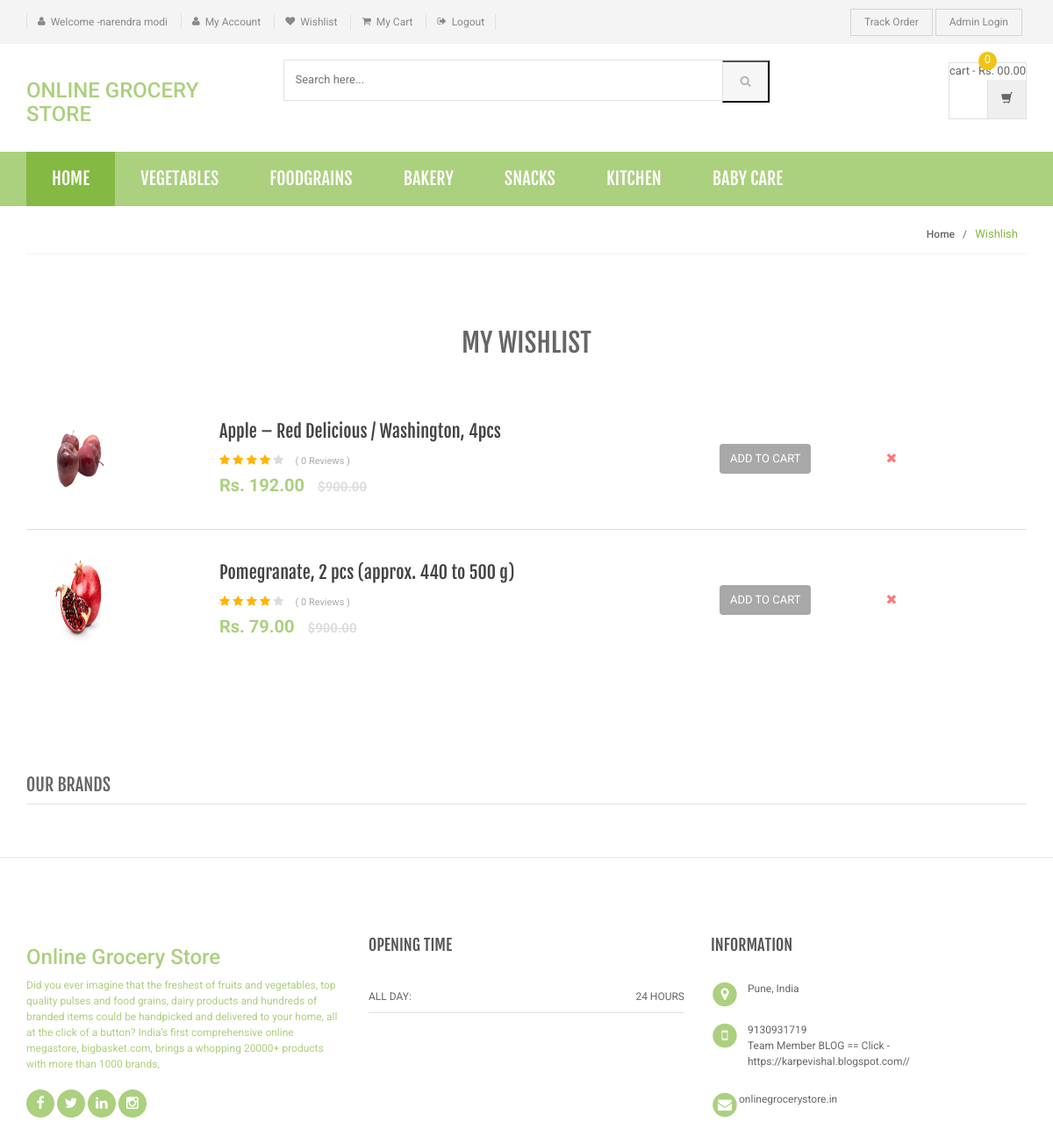
/shopping/my-wishlist.php (signed in), run on the app's committed database.
### tables this page shows
CREATE TABLE `category` (
  `id` int(11) NOT NULL,
  `categoryName` varchar(255) DEFAULT NULL,
  `categoryDescription` longtext DEFAULT NULL,
  `creationDate` timestamp NOT NULL DEFAULT current_timestamp(),
  `updationDate` varchar(255) DEFAULT NULL
);

CREATE TABLE `wishlist` (
  `id` int(11) NOT NULL,
  `userId` int(11) DEFAULT NULL,
  `productId` int(11) DEFAULT NULL,
  `postingDate` timestamp NOT NULL DEFAULT current_timestamp()
);

CREATE TABLE `products` (
  `id` int(11) NOT NULL,
  `category` int(11) NOT NULL,
  `subCategory` int(11) DEFAULT NULL,
  `productName` varchar(255) DEFAULT NULL,
  `productCompany` varchar(255) DEFAULT NULL,
  `productPrice` int(11) DEFAULT NULL,
  `productPriceBeforeDiscount` int(11) DEFAULT NULL,
  `productDescription` longtext DEFAULT NULL,
  `productImage1` varchar(255) DEFAULT NULL,
  `productImage2` varchar(255) DEFAULT NULL,
  `productImage3` varchar(255) DEFAULT NULL,
  `shippingCharge` int(11) DEFAULT NULL,
  `productAvailability` varchar(255) DEFAULT NULL,
  `postingDate` timestamp NULL DEFAULT current_timestamp(),
  `updationDate` varchar(255) DEFAULT NULL
);

### shopping/my-wishlist.php (the view, shortened to what this page needs)
<?php
include('includes/config.php');
if(strlen($_SESSION['login'])==0)
    {
header('location:login.php');
}
else{
?>
<!DOCTYPE html>
<html lang="en">
	<head>
	    <link rel="stylesheet" href="assets/css/bootstrap.min.css">
	    <link rel="stylesheet" href="assets/css/main.css">
	    <link rel="stylesheet" href="assets/css/green.css">
	    <link rel="stylesheet" href="assets/css/owl.carousel.css">
		<link rel="stylesheet" href="assets/css/owl.transitions.css">
		<link href="assets/css/lightbox.css" rel="stylesheet">
		<link rel="stylesheet" href="assets/css/animate.min.css">
		<link rel="stylesheet" href="assets/css/rateit.css">
		<link rel="stylesheet" href="assets/css/bootstrap-select.min.css">
		<link rel="stylesheet" href="assets/css/config.css">
		<link href="assets/css/green.css" rel="alternate stylesheet" title="Green color">
		<link href="assets/css/blue.css" rel="alternate stylesheet" title="Blue color">
		<link href="assets/css/red.css" rel="alternate stylesheet" title="Red color">
		<link href="assets/css/orange.css" rel="alternate stylesheet" title="Orange color">
		<link href="assets/css/dark-green.css" rel="alternate stylesheet" title="Darkgreen color">
		<link rel="stylesheet" href="assets/css/font-awesome.min.css">
	</head>
    <body class="cnt-home">
<header class="header-style-1">
<?php include('includes/top-header.php');?>
<?php include('includes/main-header.php');?>
<?php include('includes/menu-bar.php');?>
</header>
<div class="breadcrumb">
	<div class="container">
		<div class="breadcrumb-inner">
			<ul class="list-inline list-unstyled">
				<li><a href="home.html">Home</a></li>
				<li class='active'>Wishlish</li>
			</ul>
		</div>
	</div>
</div>
<div class="body-content outer-top-bd">
	<div class="container">
		<div class="my-wishlist-page inner-bottom-sm">
			<div class="row">
				<div class="col-md-12 my-wishlist">
	<div class="table-responsive">
		<table class="table">
			<thead>
				<tr>
					<th colspan="4">my wishlist</th>
				</tr>
			</thead>
			<tbody>
<?php
$ret=mysqli_query($con,"select products.productName as pname,products.productName as proid,products.productImage1 as pimage,products.productPrice as pprice,wishlist.productId as pid,wishlist.id as wid from wishlist join products on products.id=wishlist.productId where wishlist.userId='".$_SESSION['id']."'");
$num=mysqli_num_rows($ret);
	if($num>0)
	{
while ($row=mysqli_fetch_array($ret)) {
?>
				<tr>
					<td class="col-md-2"><img src="admin/productimages/<?php echo htmlentities($row['pid']);?>/<?php echo htmlentities($row['pimage']);?>" alt="<?php echo htmlentities($row['pname']);?>" width="60" height="100"></td>
					<td class="col-md-6">
						<div class="product-name"><a href="product-details.php?pid=<?php echo htmlentities($pd=$row['pid']);?>"><?php echo htmlentities($row['pname']);?></a></div>
<?php $rt=mysqli_query($con,"select * from productreviews where productId='$pd'");
$num=mysqli_num_rows($rt);
?>
						<div class="rating">
							<i class="fa fa-star rate"></i>
							<i class="fa fa-star rate"></i>
							<i class="fa fa-star rate"></i>
							<i class="fa fa-star rate"></i>
							<i class="fa fa-star non-rate"></i>
							<span class="review">( <?php echo htmlentities($num);?> Reviews )</span>
						</div>
						<div class="price">Rs.
							<?php echo htmlentities($row['pprice']);?>.00
							<span>$900.00</span>
						</div>
					</td>
					<td class="col-md-2">
						<a href="my-wishlist.php?page=product&action=add&id=<?php echo $row['pid']; ?>" class="btn-upper btn btn-primary">Add to cart</a>
					</td>
					<td class="col-md-2 close-btn">
						<a href="my-wishlist.php?del=<?php echo htmlentities($row['wid']);?>" onClick="return confirm('Are you sure you want to delete?')" class=""><i class="fa fa-times"></i></a>
					</td>
				</tr>
				<?php } } else{ ?>
				<tr>
					<td style="font-size: 18px; font-weight:bold ">Your Wishlist is Empty</td>
				</tr>
				<?php } ?>
			</tbody>
		</table>
	</div>
</div>			</div>
		</div>
	<?php include('includes/brands-slider.php');?>
</div>
</div>
<?php include('includes/footer.php');?>
</body>
</html>
<?php } ?>

### shopping/includes/menu-bar.php (shortened to what this page needs)
<div class="header-nav animate-dropdown">
    <div class="container">
        <div class="yamm navbar navbar-default" role="navigation">
            <div class="nav-bg-class">
                <div class="navbar-collapse collapse" id="mc-horizontal-menu-collapse">
	<div class="nav-outer">
		<ul class="nav navbar-nav">
			<li class="active dropdown yamm-fw">
				<a href="index.php" data-hover="dropdown" class="dropdown-toggle">Home</a>
			</li>
              <?php $sql=mysqli_query($con,"select id,categoryName  from category limit 6");
while($row=mysqli_fetch_array($sql))
{
    ?>
			<li class="dropdown yamm">
				<a href="category.php?cid=<?php echo $row['id'];?>"> <?php echo $row['categoryName'];?></a>
			</li>
			<?php } ?>
		</ul>
		<div class="clearfix"></div>
	</div>
</div>
            </div>
        </div>
    </div>
</div>

### data on the page
category: categoryName "VEGETABLES"
category: categoryName "FOODGRAINS"
category: categoryName "BAKERY"
category: categoryName "SNACKS"
category: categoryName "KITCHEN"
category: categoryName "BABY CARE"
wishlist: productId.productImage1 (picture), productId.productName "Apple – Red Delicious / Washington, 4pcs", num "0", productId.productPrice "192"
wishlist: productId.productImage1 (picture), productId.productName "Pomegranate, 2 pcs (approx. 440 to 500 g)", num "0", productId.productPrice "79"

### other printed values
$_SESSION['username'] "narendra modi"
